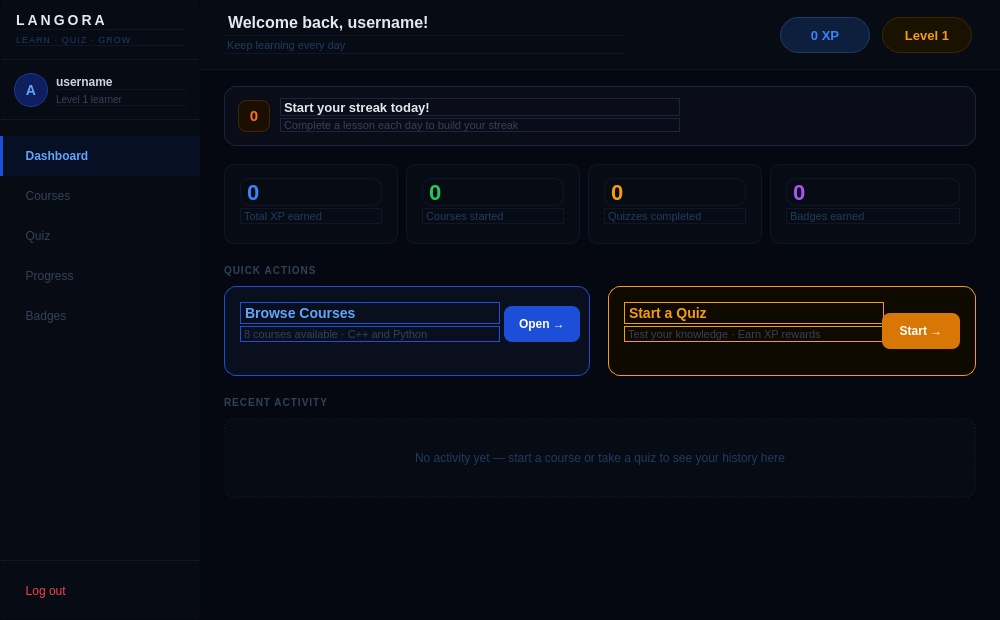
<?xml version="1.0" encoding="UTF-8"?>
<ui version="4.0">
 <class>dashboard</class>
 <widget class="QWidget" name="dashboard">
  <property name="geometry">
   <rect>
    <x>0</x>
    <y>0</y>
    <width>1000</width>
    <height>620</height>
   </rect>
  </property>
  <property name="windowTitle">
   <string>Langora</string>
  </property>
  <property name="styleSheet">
   <string notr="true">QWidget#dashboard { background-color: #050810; }</string>
  </property>
  <widget class="QFrame" name="sidebar">
   <property name="geometry">
    <rect>
     <x>0</x>
     <y>0</y>
     <width>200</width>
     <height>620</height>
    </rect>
   </property>
   <property name="styleSheet">
    <string notr="true">
QFrame#sidebar {
    background-color: #070b14;
    border-right: 1px solid #0f1629;
}
    </string>
   </property>
   <property name="frameShape">
    <enum>QFrame::Shape::StyledPanel</enum>
   </property>
   <widget class="QFrame" name="logo_area">
    <property name="geometry">
     <rect>
      <x>0</x>
      <y>0</y>
      <width>200</width>
      <height>60</height>
     </rect>
    </property>
    <property name="styleSheet">
     <string notr="true">QFrame { background: transparent; border-bottom: 1px solid #0f1629; border-right: none; }</string>
    </property>
    <widget class="QLabel" name="label_appname_side">
     <property name="geometry">
      <rect>
       <x>16</x>
       <y>10</y>
       <width>168</width>
       <height>20</height>
      </rect>
     </property>
     <property name="styleSheet">
      <string notr="true">QLabel { color: #e2e8f0; font-size: 14px; font-weight: bold; letter-spacing: 3px; background: transparent; }</string>
     </property>
     <property name="text">
      <string>LANGORA</string>
     </property>
    </widget>
    <widget class="QLabel" name="label_appslogan">
     <property name="geometry">
      <rect>
       <x>16</x>
       <y>32</y>
       <width>168</width>
       <height>14</height>
      </rect>
     </property>
     <property name="styleSheet">
      <string notr="true">QLabel { color: #1e3a5f; font-size: 9px; letter-spacing: 1px; background: transparent; }</string>
     </property>
     <property name="text">
      <string>LEARN · QUIZ · GROW</string>
     </property>
    </widget>
   </widget>
   <widget class="QFrame" name="user_area">
    <property name="geometry">
     <rect>
      <x>0</x>
      <y>60</y>
      <width>200</width>
      <height>60</height>
     </rect>
    </property>
    <property name="styleSheet">
     <string notr="true">QFrame { background: transparent; border-bottom: 1px solid #0f1629; border-right: none; }</string>
    </property>
    <widget class="QLabel" name="label_avatar">
     <property name="geometry">
      <rect>
       <x>14</x>
       <y>13</y>
       <width>34</width>
       <height>34</height>
      </rect>
     </property>
     <property name="styleSheet">
      <string notr="true">
QLabel {
    background-color: #0d1f5c;
    border-radius: 17px;
    border: 1px solid #1a3a99;
    color: #60a5fa;
    font-size: 14px;
    font-weight: bold;
}
      </string>
     </property>
     <property name="text">
      <string>A</string>
     </property>
     <property name="alignment">
      <set>Qt::AlignmentFlag::AlignCenter</set>
     </property>
    </widget>
    <widget class="QLabel" name="label_username_side">
     <property name="geometry">
      <rect>
       <x>56</x>
       <y>14</y>
       <width>130</width>
       <height>16</height>
      </rect>
     </property>
     <property name="styleSheet">
      <string notr="true">QLabel { color: #cbd5e1; font-size: 12px; font-weight: bold; background: transparent; }</string>
     </property>
     <property name="text">
      <string>username</string>
     </property>
    </widget>
    <widget class="QLabel" name="label_level_side">
     <property name="geometry">
      <rect>
       <x>56</x>
       <y>32</y>
       <width>130</width>
       <height>14</height>
      </rect>
     </property>
     <property name="styleSheet">
      <string notr="true">QLabel { color: #334155; font-size: 10px; background: transparent; }</string>
     </property>
     <property name="text">
      <string>Level 1 learner</string>
     </property>
    </widget>
   </widget>
   <widget class="QPushButton" name="nav_dashboard">
    <property name="geometry">
     <rect>
      <x>0</x>
      <y>136</y>
      <width>200</width>
      <height>40</height>
     </rect>
    </property>
    <property name="styleSheet">
     <string notr="true">
QPushButton {
    background-color: #070f24;
    color: #60a5fa;
    border: none;
    border-left: 3px solid #1d4ed8;
    border-radius: 0px;
    font-size: 12px;
    font-weight: bold;
    text-align: left;
    padding-left: 16px;
}
     </string>
    </property>
    <property name="text">
     <string>  Dashboard</string>
    </property>
   </widget>
   <widget class="QPushButton" name="pushButton_courses">
    <property name="geometry">
     <rect>
      <x>0</x>
      <y>176</y>
      <width>200</width>
      <height>40</height>
     </rect>
    </property>
    <property name="styleSheet">
     <string notr="true">
QPushButton {
    background: transparent;
    color: #334155;
    border: none;
    border-left: 3px solid transparent;
    border-radius: 0px;
    font-size: 12px;
    text-align: left;
    padding-left: 16px;
}
QPushButton:hover {
    background-color: #070f1a;
    color: #60a5fa;
    border-left-color: #1d4ed8;
}
     </string>
    </property>
    <property name="text">
     <string>  Courses</string>
    </property>
   </widget>
   <widget class="QPushButton" name="pushButton_startQuiz">
    <property name="geometry">
     <rect>
      <x>0</x>
      <y>216</y>
      <width>200</width>
      <height>40</height>
     </rect>
    </property>
    <property name="styleSheet">
     <string notr="true">
QPushButton {
    background: transparent;
    color: #334155;
    border: none;
    border-left: 3px solid transparent;
    border-radius: 0px;
    font-size: 12px;
    text-align: left;
    padding-left: 16px;
}
QPushButton:hover {
    background-color: #070f1a;
    color: #60a5fa;
    border-left-color: #1d4ed8;
}
     </string>
    </property>
    <property name="text">
     <string>  Quiz</string>
    </property>
   </widget>
   <widget class="QPushButton" name="nav_progress">
    <property name="geometry">
     <rect>
      <x>0</x>
      <y>256</y>
      <width>200</width>
      <height>40</height>
     </rect>
    </property>
    <property name="styleSheet">
     <string notr="true">
QPushButton {
    background: transparent;
    color: #334155;
    border: none;
    border-left: 3px solid transparent;
    border-radius: 0px;
    font-size: 12px;
    text-align: left;
    padding-left: 16px;
}
QPushButton:hover { background-color: #070f1a; color: #60a5fa; }
     </string>
    </property>
    <property name="text">
     <string>  Progress</string>
    </property>
   </widget>
   <widget class="QPushButton" name="nav_badges">
    <property name="geometry">
     <rect>
      <x>0</x>
      <y>296</y>
      <width>200</width>
      <height>40</height>
     </rect>
    </property>
    <property name="styleSheet">
     <string notr="true">
QPushButton {
    background: transparent;
    color: #334155;
    border: none;
    border-left: 3px solid transparent;
    border-radius: 0px;
    font-size: 12px;
    text-align: left;
    padding-left: 16px;
}
QPushButton:hover { background-color: #070f1a; color: #60a5fa; }
     </string>
    </property>
    <property name="text">
     <string>  Badges</string>
    </property>
   </widget>
   <widget class="QPushButton" name="pushButton_logout">
    <property name="geometry">
     <rect>
      <x>0</x>
      <y>560</y>
      <width>200</width>
      <height>60</height>
     </rect>
    </property>
    <property name="styleSheet">
     <string notr="true">
QPushButton {
    background: transparent;
    color: #ef4444;
    border: none;
    border-top: 1px solid #0f1629;
    border-left: 3px solid transparent;
    border-radius: 0px;
    font-size: 12px;
    text-align: left;
    padding-left: 16px;
}
QPushButton:hover {
    background-color: #150505;
    border-left-color: #ef4444;
}
     </string>
    </property>
    <property name="text">
     <string>  Log out</string>
    </property>
   </widget>
  </widget>
  <widget class="QFrame" name="main_area">
   <property name="geometry">
    <rect>
     <x>200</x>
     <y>0</y>
     <width>800</width>
     <height>620</height>
    </rect>
   </property>
   <property name="styleSheet">
    <string notr="true">QFrame#main_area { background-color: #050810; border: none; }</string>
   </property>
   <property name="frameShape">
    <enum>QFrame::Shape::StyledPanel</enum>
   </property>
   <widget class="QFrame" name="topbar">
    <property name="geometry">
     <rect>
      <x>0</x>
      <y>0</y>
      <width>800</width>
      <height>70</height>
     </rect>
    </property>
    <property name="styleSheet">
     <string notr="true">QFrame { background-color: #070b14; border-bottom: 1px solid #0f1629; border-left: none; border-right: none; border-top: none; }</string>
    </property>
    <widget class="QLabel" name="label_welcome">
     <property name="geometry">
      <rect>
       <x>24</x>
       <y>10</y>
       <width>400</width>
       <height>26</height>
      </rect>
     </property>
     <property name="styleSheet">
      <string notr="true">QLabel { color: #e2e8f0; font-size: 16px; font-weight: bold; background: transparent; }</string>
     </property>
     <property name="text">
      <string>Welcome back, username!</string>
     </property>
    </widget>
    <widget class="QLabel" name="label_topbar_sub">
     <property name="geometry">
      <rect>
       <x>24</x>
       <y>38</y>
       <width>400</width>
       <height>16</height>
      </rect>
     </property>
     <property name="styleSheet">
      <string notr="true">QLabel { color: #1e3a5f; font-size: 11px; background: transparent; }</string>
     </property>
     <property name="text">
      <string>Keep learning every day</string>
     </property>
    </widget>
    <widget class="QFrame" name="xp_badge">
     <property name="geometry">
      <rect>
       <x>580</x>
       <y>17</y>
       <width>90</width>
       <height>36</height>
      </rect>
     </property>
     <property name="styleSheet">
      <string notr="true">QFrame { background: #0d1f3c; border: 1px solid #1e3a5f; border-radius: 18px; }</string>
     </property>
     <widget class="QLabel" name="label_xp">
      <property name="geometry">
       <rect>
        <x>0</x>
        <y>0</y>
        <width>90</width>
        <height>36</height>
       </rect>
      </property>
      <property name="styleSheet">
       <string notr="true">QLabel { color: #3b82f6; font-size: 13px; font-weight: bold; background: transparent; border: none; }</string>
      </property>
      <property name="text">
       <string>0 XP</string>
      </property>
      <property name="alignment">
       <set>Qt::AlignmentFlag::AlignCenter</set>
      </property>
     </widget>
    </widget>
    <widget class="QFrame" name="level_badge">
     <property name="geometry">
      <rect>
       <x>682</x>
       <y>17</y>
       <width>90</width>
       <height>36</height>
      </rect>
     </property>
     <property name="styleSheet">
      <string notr="true">QFrame { background: #1a1200; border: 1px solid #3d2600; border-radius: 18px; }</string>
     </property>
     <widget class="QLabel" name="level_label">
      <property name="geometry">
       <rect>
        <x>0</x>
        <y>0</y>
        <width>90</width>
        <height>36</height>
       </rect>
      </property>
      <property name="styleSheet">
       <string notr="true">QLabel { color: #f59e0b; font-size: 13px; font-weight: bold; background: transparent; border: none; }</string>
      </property>
      <property name="text">
       <string>Level 1</string>
      </property>
      <property name="alignment">
       <set>Qt::AlignmentFlag::AlignCenter</set>
      </property>
     </widget>
    </widget>
   </widget>
   <widget class="QFrame" name="streak_bar">
    <property name="geometry">
     <rect>
      <x>24</x>
      <y>86</y>
      <width>752</width>
      <height>60</height>
     </rect>
    </property>
    <property name="styleSheet">
     <string notr="true">
QFrame {
    background-color: #0a0d18;
    border: 1px solid #1a2540;
    border-radius: 12px;
}
     </string>
    </property>
    <widget class="QLabel" name="label_streak_icon">
     <property name="geometry">
      <rect>
       <x>14</x>
       <y>14</y>
       <width>32</width>
       <height>32</height>
      </rect>
     </property>
     <property name="styleSheet">
      <string notr="true">QLabel { background: #1a0f00; border: 1px solid #3d2600; border-radius: 8px; color: #f97316; font-size: 15px; font-weight: bold; }</string>
     </property>
     <property name="text">
      <string>0</string>
     </property>
     <property name="alignment">
      <set>Qt::AlignmentFlag::AlignCenter</set>
     </property>
    </widget>
    <widget class="QLabel" name="label_streak_title">
     <property name="geometry">
      <rect>
       <x>56</x>
       <y>12</y>
       <width>400</width>
       <height>18</height>
      </rect>
     </property>
     <property name="styleSheet">
      <string notr="true">QLabel { color: #e2e8f0; font-size: 13px; font-weight: bold; background: transparent; }</string>
     </property>
     <property name="text">
      <string>Start your streak today!</string>
     </property>
    </widget>
    <widget class="QLabel" name="label_streak_sub">
     <property name="geometry">
      <rect>
       <x>56</x>
       <y>32</y>
       <width>400</width>
       <height>14</height>
      </rect>
     </property>
     <property name="styleSheet">
      <string notr="true">QLabel { color: #334155; font-size: 11px; background: transparent; }</string>
     </property>
     <property name="text">
      <string>Complete a lesson each day to build your streak</string>
     </property>
    </widget>
   </widget>
   <widget class="QFrame" name="stat1">
    <property name="geometry">
     <rect>
      <x>24</x>
      <y>164</y>
      <width>174</width>
      <height>80</height>
     </rect>
    </property>
    <property name="styleSheet">
     <string notr="true">QFrame { background: #070b14; border: 1px solid #0f1629; border-radius: 10px; }</string>
    </property>
    <widget class="QLabel" name="label_stat1_val">
     <property name="geometry">
      <rect>
       <x>16</x>
       <y>14</y>
       <width>142</width>
       <height>28</height>
      </rect>
     </property>
     <property name="styleSheet">
      <string notr="true">QLabel { color: #3b82f6; font-size: 22px; font-weight: bold; background: transparent; }</string>
     </property>
     <property name="text">
      <string>0</string>
     </property>
    </widget>
    <widget class="QLabel" name="label_stat1_lbl">
     <property name="geometry">
      <rect>
       <x>16</x>
       <y>44</y>
       <width>142</width>
       <height>16</height>
      </rect>
     </property>
     <property name="styleSheet">
      <string notr="true">QLabel { color: #1e3a5f; font-size: 11px; background: transparent; }</string>
     </property>
     <property name="text">
      <string>Total XP earned</string>
     </property>
    </widget>
   </widget>
   <widget class="QFrame" name="stat2">
    <property name="geometry">
     <rect>
      <x>206</x>
      <y>164</y>
      <width>174</width>
      <height>80</height>
     </rect>
    </property>
    <property name="styleSheet">
     <string notr="true">QFrame { background: #070b14; border: 1px solid #0f1629; border-radius: 10px; }</string>
    </property>
    <widget class="QLabel" name="label_stat2_val">
     <property name="geometry">
      <rect>
       <x>16</x>
       <y>14</y>
       <width>142</width>
       <height>28</height>
      </rect>
     </property>
     <property name="styleSheet">
      <string notr="true">QLabel { color: #22c55e; font-size: 22px; font-weight: bold; background: transparent; }</string>
     </property>
     <property name="text">
      <string>0</string>
     </property>
    </widget>
    <widget class="QLabel" name="label_stat2_lbl">
     <property name="geometry">
      <rect>
       <x>16</x>
       <y>44</y>
       <width>142</width>
       <height>16</height>
      </rect>
     </property>
     <property name="styleSheet">
      <string notr="true">QLabel { color: #1e3a5f; font-size: 11px; background: transparent; }</string>
     </property>
     <property name="text">
      <string>Courses started</string>
     </property>
    </widget>
   </widget>
   <widget class="QFrame" name="stat3">
    <property name="geometry">
     <rect>
      <x>388</x>
      <y>164</y>
      <width>174</width>
      <height>80</height>
     </rect>
    </property>
    <property name="styleSheet">
     <string notr="true">QFrame { background: #070b14; border: 1px solid #0f1629; border-radius: 10px; }</string>
    </property>
    <widget class="QLabel" name="label_stat3_val">
     <property name="geometry">
      <rect>
       <x>16</x>
       <y>14</y>
       <width>142</width>
       <height>28</height>
      </rect>
     </property>
     <property name="styleSheet">
      <string notr="true">QLabel { color: #f59e0b; font-size: 22px; font-weight: bold; background: transparent; }</string>
     </property>
     <property name="text">
      <string>0</string>
     </property>
    </widget>
    <widget class="QLabel" name="label_stat3_lbl">
     <property name="geometry">
      <rect>
       <x>16</x>
       <y>44</y>
       <width>142</width>
       <height>16</height>
      </rect>
     </property>
     <property name="styleSheet">
      <string notr="true">QLabel { color: #1e3a5f; font-size: 11px; background: transparent; }</string>
     </property>
     <property name="text">
      <string>Quizzes completed</string>
     </property>
    </widget>
   </widget>
   <widget class="QFrame" name="stat4">
    <property name="geometry">
     <rect>
      <x>570</x>
      <y>164</y>
      <width>206</width>
      <height>80</height>
     </rect>
    </property>
    <property name="styleSheet">
     <string notr="true">QFrame { background: #070b14; border: 1px solid #0f1629; border-radius: 10px; }</string>
    </property>
    <widget class="QLabel" name="label_stat4_val">
     <property name="geometry">
      <rect>
       <x>16</x>
       <y>14</y>
       <width>174</width>
       <height>28</height>
      </rect>
     </property>
     <property name="styleSheet">
      <string notr="true">QLabel { color: #a855f7; font-size: 22px; font-weight: bold; background: transparent; }</string>
     </property>
     <property name="text">
      <string>0</string>
     </property>
    </widget>
    <widget class="QLabel" name="label_stat4_lbl">
     <property name="geometry">
      <rect>
       <x>16</x>
       <y>44</y>
       <width>174</width>
       <height>16</height>
      </rect>
     </property>
     <property name="styleSheet">
      <string notr="true">QLabel { color: #1e3a5f; font-size: 11px; background: transparent; }</string>
     </property>
     <property name="text">
      <string>Badges earned</string>
     </property>
    </widget>
   </widget>
   <widget class="QLabel" name="label_section">
    <property name="geometry">
     <rect>
      <x>24</x>
      <y>262</y>
      <width>400</width>
      <height>16</height>
     </rect>
    </property>
    <property name="styleSheet">
     <string notr="true">QLabel { color: #334155; font-size: 10px; font-weight: bold; letter-spacing: 1px; background: transparent; }</string>
    </property>
    <property name="text">
     <string>QUICK ACTIONS</string>
    </property>
   </widget>
   <widget class="QFrame" name="action_courses">
    <property name="geometry">
     <rect>
      <x>24</x>
      <y>286</y>
      <width>366</width>
      <height>90</height>
     </rect>
    </property>
    <property name="styleSheet">
     <string notr="true">
QFrame {
    background-color: #0a0f1e;
    border: 1px solid #1d4ed8;
    border-radius: 12px;
}
QFrame:hover { background-color: #0d1428; }
     </string>
    </property>
    <widget class="QLabel" name="label_courses_title">
     <property name="geometry">
      <rect>
       <x>16</x>
       <y>16</y>
       <width>260</width>
       <height>22</height>
      </rect>
     </property>
     <property name="styleSheet">
      <string notr="true">QLabel { color: #60a5fa; font-size: 14px; font-weight: bold; background: transparent; }</string>
     </property>
     <property name="text">
      <string>Browse Courses</string>
     </property>
    </widget>
    <widget class="QLabel" name="label_courses_sub">
     <property name="geometry">
      <rect>
       <x>16</x>
       <y>40</y>
       <width>260</width>
       <height>16</height>
      </rect>
     </property>
     <property name="styleSheet">
      <string notr="true">QLabel { color: #334155; font-size: 11px; background: transparent; }</string>
     </property>
     <property name="text">
      <string>8 courses available · C++ and Python</string>
     </property>
    </widget>
    <widget class="QPushButton" name="btn_go_courses">
     <property name="geometry">
      <rect>
       <x>280</x>
       <y>20</y>
       <width>76</width>
       <height>36</height>
      </rect>
     </property>
     <property name="styleSheet">
      <string notr="true">
QPushButton {
    background: #1d4ed8;
    color: white;
    border: none;
    border-radius: 8px;
    font-size: 12px;
    font-weight: bold;
}
QPushButton:hover { background: #2563eb; }
      </string>
     </property>
     <property name="text">
      <string>Open →</string>
     </property>
    </widget>
   </widget>
   <widget class="QFrame" name="action_quiz">
    <property name="geometry">
     <rect>
      <x>408</x>
      <y>286</y>
      <width>368</width>
      <height>90</height>
     </rect>
    </property>
    <property name="styleSheet">
     <string notr="true">
QFrame {
    background-color: #0f0a00;
    border: 1px solid #f59e0b;
    border-radius: 12px;
}
QFrame:hover { background-color: #130d00; }
     </string>
    </property>
    <widget class="QLabel" name="label_quiz_title">
     <property name="geometry">
      <rect>
       <x>16</x>
       <y>16</y>
       <width>260</width>
       <height>22</height>
      </rect>
     </property>
     <property name="styleSheet">
      <string notr="true">QLabel { color: #f59e0b; font-size: 14px; font-weight: bold; background: transparent; }</string>
     </property>
     <property name="text">
      <string>Start a Quiz</string>
     </property>
    </widget>
    <widget class="QLabel" name="label_quiz_sub">
     <property name="geometry">
      <rect>
       <x>16</x>
       <y>40</y>
       <width>260</width>
       <height>16</height>
      </rect>
     </property>
     <property name="styleSheet">
      <string notr="true">QLabel { color: #334155; font-size: 11px; background: transparent; }</string>
     </property>
     <property name="text">
      <string>Test your knowledge · Earn XP rewards</string>
     </property>
    </widget>
    <widget class="QPushButton" name="btn_go_quiz">
     <property name="geometry">
      <rect>
       <x>274</x>
       <y>27</y>
       <width>78</width>
       <height>36</height>
      </rect>
     </property>
     <property name="styleSheet">
      <string notr="true">
QPushButton {
    background: #d97706;
    color: white;
    border: none;
    border-radius: 8px;
    font-size: 12px;
    font-weight: bold;
}
QPushButton:hover { background: #f59e0b; }
      </string>
     </property>
     <property name="text">
      <string>Start →</string>
     </property>
    </widget>
   </widget>
   <widget class="QLabel" name="label_recent">
    <property name="geometry">
     <rect>
      <x>24</x>
      <y>394</y>
      <width>400</width>
      <height>16</height>
     </rect>
    </property>
    <property name="styleSheet">
     <string notr="true">QLabel { color: #334155; font-size: 10px; font-weight: bold; letter-spacing: 1px; background: transparent; }</string>
    </property>
    <property name="text">
     <string>RECENT ACTIVITY</string>
    </property>
   </widget>
   <widget class="QFrame" name="empty_activity">
    <property name="geometry">
     <rect>
      <x>24</x>
      <y>418</y>
      <width>752</width>
      <height>80</height>
     </rect>
    </property>
    <property name="styleSheet">
     <string notr="true">QFrame { background: #070b14; border: 1px dashed #0f1629; border-radius: 10px; }</string>
    </property>
    <widget class="QLabel" name="label_empty">
     <property name="geometry">
      <rect>
       <x>0</x>
       <y>0</y>
       <width>752</width>
       <height>80</height>
      </rect>
     </property>
     <property name="styleSheet">
      <string notr="true">QLabel { color: #1e3a5f; font-size: 12px; background: transparent; }</string>
     </property>
     <property name="text">
      <string>No activity yet — start a course or take a quiz to see your history here</string>
     </property>
     <property name="alignment">
      <set>Qt::AlignmentFlag::AlignCenter</set>
     </property>
    </widget>
   </widget>
  </widget>
 </widget>
 <resources/>
 <connections/>
</ui>
